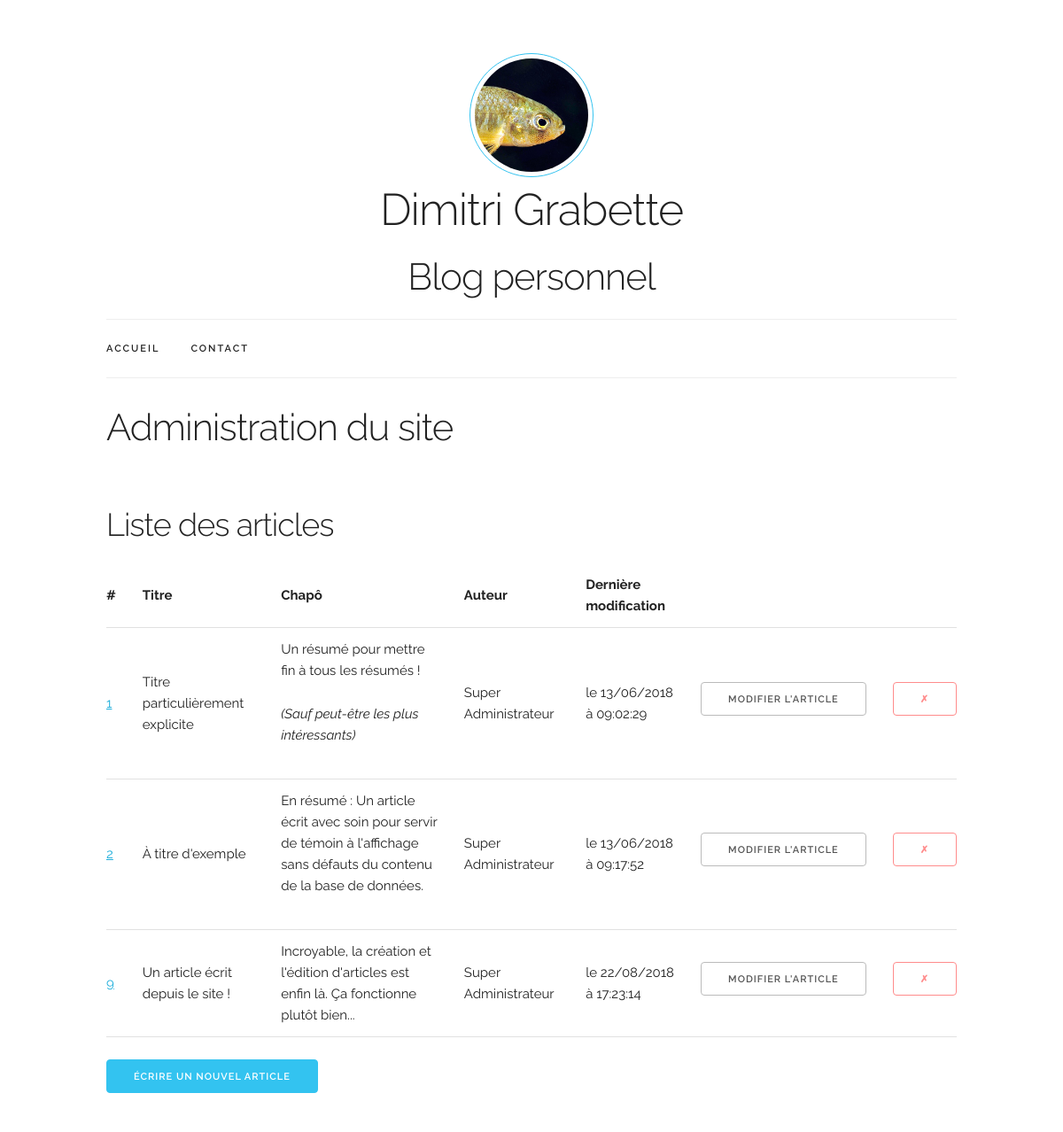
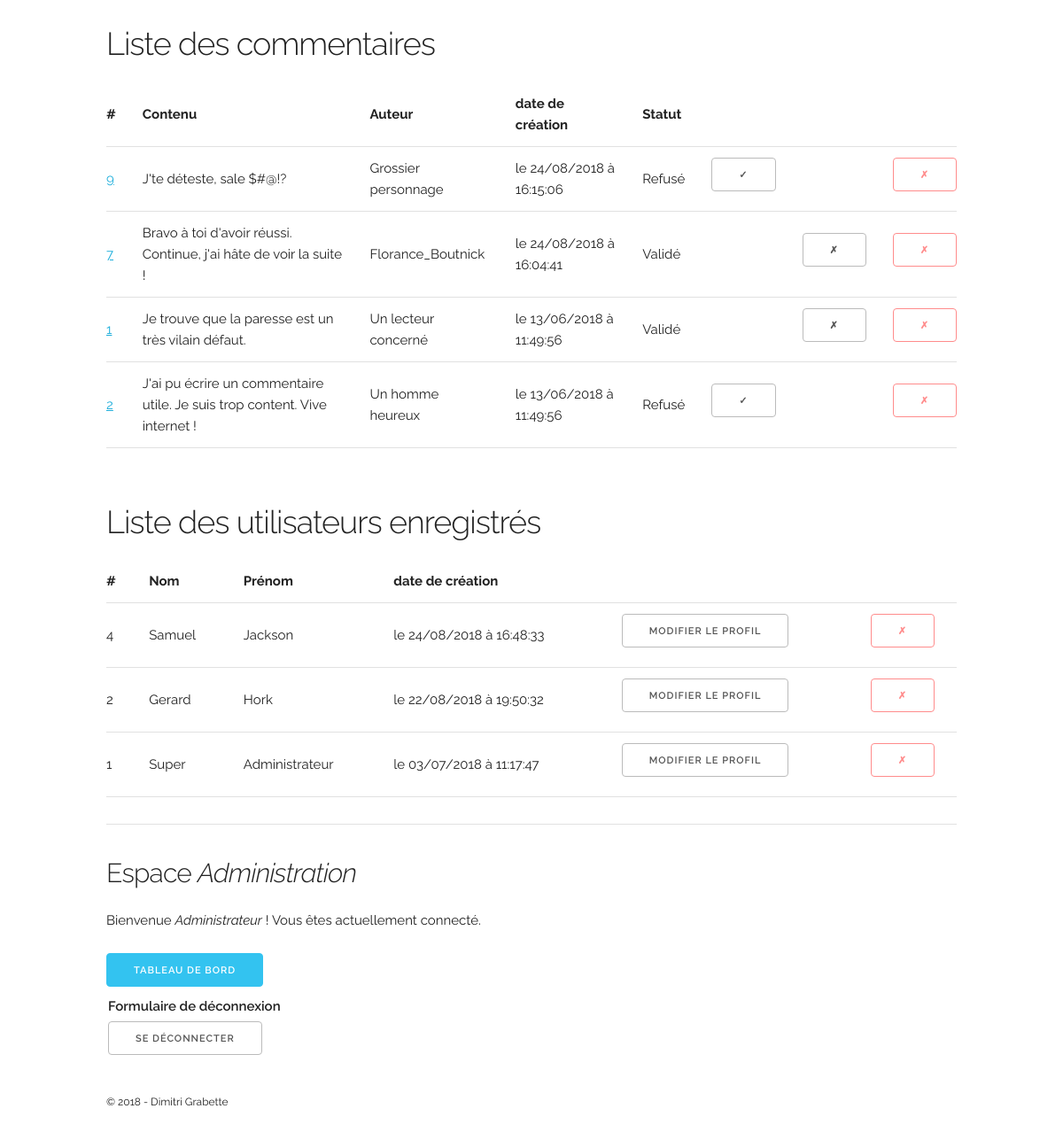
Screenshot of /monBlog/index.php?page=admin-panel (signed in) with the database file from the repository (2 pictures, top to bottom).
### tables this page shows
CREATE TABLE IF NOT EXISTS `article` (
  `ID` int(11) NOT NULL AUTO_INCREMENT,
  `title` varchar(100) NOT NULL,
  `excerpt` text,
  `content` text,
  `last_edit_timestamp` datetime NOT NULL,
  `moderator_id` int(10) UNSIGNED NOT NULL,
  PRIMARY KEY (`ID`),
  KEY `moderator_article_fk` (`moderator_id`)
);

CREATE TABLE IF NOT EXISTS `comment` (
  `ID` int(11) NOT NULL AUTO_INCREMENT,
  `author` varchar(50) NOT NULL,
  `content` varchar(500) NOT NULL,
  `status` varchar(50) NOT NULL,
  `creation_timestamp` datetime NOT NULL,
  `article_id` int(11) NOT NULL,
  PRIMARY KEY (`ID`),
  KEY `article_comment_fk` (`article_id`)
);

CREATE TABLE IF NOT EXISTS `moderator` (
  `ID` int(11) NOT NULL AUTO_INCREMENT,
  `login` varchar(30) NOT NULL,
  `first_name` varchar(50) NOT NULL,
  `last_name` varchar(50) NOT NULL,
  `password` varchar(255) NOT NULL,
  `signup_timestamp` datetime NOT NULL,
  PRIMARY KEY (`ID`)
);

### monBlog/controllers/AdminPanel.php (called while the page is built, shortened)
<?php
class AdminPanel {
  Private function displayArticles() {
    $articleManager = new \models\Article();
    $articles = $articleManager->getAllWithAuthor();
    return $articles;
  }
  Private function displayComments() {
    $commentManager = new \models\Comment();
    $comments = $commentManager->getAll();
    return $comments;
  }
  Private function displayModerators() {
    $moderatorManager = new \models\Moderator();
    $moderators = $moderatorManager->getAll();
    return $moderators;
  }
  public function displayAllContent() {
    $articles = $this->displayArticles();
    $comments = $this->displayComments();
    $moderators = $this->displayModerators();
    require(VIEW_PATH."adminPanelView.php");
  }
}

### monBlog/Autoloader.php (called while the page is built, shortened)
<?php
class Autoloader {
  protected static $paths = array(
    "root" => __DIR__."/",
    "model" => __DIR__."/models/",
    "controller" => __DIR__."/controllers/",
    "view" => __DIR__."/views/"
  );
  public static function loadAll( $className ) {
    $className = str_replace('\\', DIRECTORY_SEPARATOR, $className);
    $fileName = $className.".php";
    foreach( self::$paths as $path ) {
      if ( is_file( $path.$fileName ) ) {
        return;
      }
    }
  }
}

### monBlog/models/Article.php (called while the page is built, shortened)
<?php
class Article extends Model
{
  public function getAllWithAuthor()
  {
    $database = $this->connectToDatabase();
    $sqlString =
      "SELECT
        article.ID,
        title,
        excerpt,
        content,
        DATE_FORMAT(last_edit_timestamp, 'le %d/%m/%Y à %H:%i:%s') AS timestamp_fr,
        CONCAT(first_name, ' ', last_name) AS author
      FROM article
      INNER JOIN moderator ON moderator.ID = article.moderator_id";
      $request = $database->query( $sqlString );
      $articles = $request->fetchAll( \PDO::FETCH_ASSOC );
      return $articles;
  }
}

### monBlog/models/Comment.php (called while the page is built, shortened)
<?php
class Comment extends Model
{
  public function getAll()
  {
    $database = $this->connectToDatabase();
    $sqlString =
      "SELECT
        ID,
        author,
        content,
        status,
        DATE_FORMAT(creation_timestamp, 'le %d/%m/%Y à %H:%i:%s') AS timestamp_fr
      FROM comment
      ORDER BY creation_timestamp DESC";
    $request = $database->query( $sqlString );
    $comments = $request->fetchAll();
    return $comments;
  }
}

### monBlog/models/Moderator.php (called while the page is built, shortened)
<?php
class Moderator extends Model
{
  public function getAll()
  {
    $database = $this->connectToDatabase();
    $sqlString =
      "SELECT
        ID,
        login,
        first_name,
        last_name,
        password,
        DATE_FORMAT(signup_timestamp, 'le %d/%m/%Y à %H:%i:%s') AS timestamp_fr
      FROM moderator
      ORDER BY signup_timestamp DESC";
    $moderators = $database->query( $sqlString );
    return $moderators;
  }
}

### monBlog/views/adminPanelView.php (the view, shortened to what this page needs)
<h2>Administration du site</h2>
<section class="large-margin-top">
    <h3 class="twelve columns">Liste des articles</h3>
    <table class="u-full-width twelve columns">
      <thead>
        <tr>
          <th>#</th>
          <th>Titre</th>
          <th>Chapô</th>
          <th>Auteur</th>
          <th>Dernière modification</th>
          <th colspan="2"></th>
        </tr>
      </thead>
      <tbody>
        <?php foreach( $articles AS $article ): ?>
        <tr>
          <td><a href="index.php?page=article&id=<?php echo $article['ID'] ?>"><?php echo $article["ID"] ?></a></td>
          <td><?php echo $article["title"] ?></td>
          <td><?php echo $article["excerpt"] ?></td>
          <td><?php echo $article["author"] ?></td>
          <td><?php echo $article["timestamp_fr"] ?></td>
          <td><a class="button" href="index.php?page=admin-panel&action=edit-article&id=<?php echo $article['ID'] ?>">Modifier l'article</a></td>
          <td><a class="button red-button" href="index.php?page=admin-panel&action=delete-article&id=<?php echo $article['ID']?>" title="Supprimer l'article">&cross;</a></td>
        </tr>
      <?php endforeach; ?>
      </tbody>
    </table class="u-full-width">
    <a class="button button-primary" href="index.php?page=admin-panel&action=publish-article">Écrire un nouvel article</a>
</section >
<section class="large-margin-top">
  <h3>Liste des commentaires</h3>
  <table class="u-full-width">
    <thead>
      <tr>
        <th>#</th>
        <th>Contenu</th>
        <th>Auteur</th>
        <th>date de création</th>
        <th colspan="4">Statut</th>
      </tr>
    </thead>
    <tbody>
      <?php foreach( $comments AS $comment ): ?>
      <tr>
        <td><a href="index.php?page=article&id=<?php echo $article['ID'] ?>"><?php echo $comment["ID"] ?></a></td>
        <td><?php echo $comment["content"] ?></td>
        <td><?php echo $comment["author"] ?></td>
        <td><?php echo $comment["timestamp_fr"] ?></td>
        <td><?php echo $comment["status"] ?></td>
        <td>
          <?php if($comment['status'] != "Validé"): ?>
            <a class="button" href="index.php?page=admin-panel&action=accept-comment&id=<?php echo $comment['ID'] ?>" title="Accepter la publication du commentaire">&check;</a>
          <?php endif; ?>
        </td>
        <td>
          <?php if($comment['status'] != "Refusé"): ?>
            <a class="button" href="index.php?page=admin-panel&action=refuse-comment&id=<?php echo $comment['ID'] ?>" title="Refuser la publication du commentaire">&cross;</a>
          <?php endif; ?>
        </td>
        <td><a class="button red-button" href="index.php?page=admin-panel&action=delete-comment&id=<?php echo $comment['ID'] ?>" title="Supprimer le commentaire">&cross;</a></td>
      </tr>
    <?php endforeach; ?>
    </tbody>
  </table>
</section>
<section class="large-margin-top">
  <h3>Liste des utilisateurs enregistrés</h3>
  <table class="u-full-width">
    <thead>
      <tr>
        <th>#</th>
        <th>Nom</th>
        <th>Prénom</th>
        <th>date de création</th>
        <th colspan="2"></th>
      </tr>
    </thead>
    <tbody>
      <?php foreach( $moderators AS $moderator ): ?>
      <tr>
        <td><?php echo $moderator["ID"] ?></td>
        <td><?php echo $moderator["first_name"] ?></td>
        <td><?php echo $moderator["last_name"] ?></td>
        <td><?php echo $moderator["timestamp_fr"] ?></td>
        <td>
          <?php if($_SESSION['ID'] == $moderator['ID'] OR $_SESSION['ID'] == 1): ?>
            <a class="button" href="index.php?page=admin-panel&action=edit-moderator&id=<?php echo $moderator['ID'] ?>">Modifier le profil</a>
          <?php endif ?>
        </td>
        <td>
          <?php if($_SESSION['ID'] == 1): ?>
            <a class="button red-button" href="index.php?page=admin-panel&action=delete-moderator&id=<?php echo $moderator['ID'] ?>" title="Supprimer l'utilisateur">&cross;</a>
          <?php endif ?>
        </td>
      </tr>
    <?php endforeach; ?>
    </tbody>
  </table>
</section>
<?php $content = ob_get_clean(); ?>
<?php require( \VIEW_PATH."baseTemplateView.php" ); ?>

### monBlog/index.php (shortened to what this page needs)
<?php
require('Autoloader.php');
if( isset( $_GET['page'] ) )
{
  $page = $_GET['page'];
  switch($page)
  {
    case "admin-panel" :
      if( isset( $_SESSION['ID'] ) ) {
        $adminPanelPage = new controllers\AdminPanel;
        if( isset( $_GET['action'] ) ) {
          switch( $_GET['action'] ) {
            case 'publish-article':
              $adminPanelPage->displayPublicationPage();
              break;
            case 'edit-article':
              $adminPanelPage->displayEditionPage();
              break;
            case 'send-edited-article':
              $adminPanelPage->editArticle();
              break;
            case 'send-published-article':
              $adminPanelPage->addNewArticle();
              break;
            case 'delete-article':
              $adminPanelPage->deleteArticle();
              break;
            case 'add-moderator':
              $adminPanelPage->displayNewModeratorPage();
              break;
            case 'edit-moderator':
              $adminPanelPage->displayEditModeratorPage();
              break;
            case 'send-moderator':
              $adminPanelPage->addNewModerator();
              break;
            case 'send-edited-moderator':
              $adminPanelPage->editModerator();
              break;
            case 'delete-moderator':
              $adminPanelPage->deleteModerator();
              break;
            case 'accept-comment':
              $adminPanelPage->changeCommentStatus("Validé");
              break;
            case 'refuse-comment':
              $adminPanelPage->changeCommentStatus("Refusé");
              break;
            case 'delete-comment':
              $adminPanelPage->deleteComment();
              break;
            default:
              $adminPanelPage->displayAllContent();
          }
        }
        else {
          $adminPanelPage->displayAllContent();
        }
      }
      else {
        $homepage = new controllers\Home;
        $homepage->displayWarningPage( "Vous n'êtes pas autorisé à accéder à l'espace Administration sans vous être préalablement connecté !" );
      }
      break;
  }
}
else{
  $_GET['page'] = "home";
  $homePage = new controllers\Home;
  $homePage->listAllArticles();
}

### monBlog/views/baseTemplateView.php (shortened to what this page needs)
<!DOCTYPE html>
<html id="squeleton-style" lang="fr">
<head>
  <link rel="stylesheet" href="css/normalize.css">
  <link rel="stylesheet" href="css/skeleton.css">
</head>
<body>
  <div class="container">
    <?php require( \VIEW_PATH."partials/headerPartial.php" ) ?>
    <main>
      <?php echo $content ?>
    </main>
    <?php require( \VIEW_PATH."partials/footerPartial.php" ) ?>
  </div>
</body>
</html>

### monBlog/views/partials/headerPartial.php
<header>
  <img class="header-portrait" src="images/fishface.png" width="128" height="128" alt="The face of a fish !">
  <h1>Dimitri Grabette</h1>
  <h2>Blog personnel</h2>
  <nav class="navbar" id="main-nav">
    <ul class="navbar-list">
      <li class="navbar-item"><a class="navbar-link" href="index.php?page=home">Accueil</a></li>
      <li class="navbar-item"><a class="navbar-link" href="index.php?page=contact">Contact</a></li>
    </ul>
  </nav>
</header>

### monBlog/views/partials/footerPartial.php (shortened to what this page needs)
<footer>
  <hr>
    <h4>Espace <em>Administration</em></h4>
    <?php if ( isset( $_SESSION[ 'ID' ] ) AND isset( $_SESSION[ 'login' ] ) ): ?>
      <p>Bienvenue <em><?php echo $_SESSION['user_name'] ?></em> ! Vous êtes actuellement connecté.</p>
      <a class="button button-primary" href="index.php?page=admin-panel" title="accéder à la page d'administration">Tableau de bord</a>
      <form action="http://monblog.local/index.php?<?php echo $_SERVER['QUERY_STRING'] ?>&logoutattempt=true" method="post">
        <fieldset>
          <legend>Formulaire de déconnexion</legend>
          <div class="input-group">
            <input type="submit" name="logout-submit" value="Se déconnecter">
          </div>
        </fieldset>
      </form>
    <?php endif; ?>
  <p><small>&copy; 2018 - Dimitri Grabette</small></p>
</footer>

### monBlog/css/skeleton.css (style rules this page uses)
.container { position: relative; width: 100%; max-width: 960px; margin: 0 auto; padding: 0 20px; box-sizing: border-box; }
.column, .columns { width: 100%; float: left; box-sizing: border-box; }
@media (min-width: 400px) { .container { width: 85%; padding: 0; } }
@media (min-width: 550px) { .container { width: 80%; } }
@media (min-width: 550px) { .column, .columns { margin-left: 4%; } }
@media (min-width: 550px) { .column:first-child, .columns:first-child { margin-left: 0; } }
@media (min-width: 550px) { .twelve.columns { width: 100%; margin-left: 0; } }
html { font-size: 62.5%; }
body { font-size: 1.5em; line-height: 1.6; font-weight: 400; font-family: "Raleway", "HelveticaNeue", "Helvetica Neue", Helvetica, Arial, sans-serif; color: #222; }
.large-margin-top { margin-top: 6rem; }
h1, h2, h3, h4, h5, h6 { margin-top: 0; margin-bottom: 2rem; font-weight: 300; }
h1 { font-size: 4.0rem; line-height: 1.2; letter-spacing: -.1rem; }
h2 { font-size: 3.6rem; line-height: 1.25; letter-spacing: -.1rem; }
h3 { font-size: 3.0rem; line-height: 1.3; letter-spacing: -.1rem; }
h4 { font-size: 2.4rem; line-height: 1.35; letter-spacing: -.08rem; }
@media (min-width: 550px) { h1 { font-size: 5.0rem; } }
@media (min-width: 550px) { h2 { font-size: 4.2rem; } }
@media (min-width: 550px) { h3 { font-size: 3.6rem; } }
@media (min-width: 550px) { h4 { font-size: 3.0rem; } }
p { margin-top: 0; }
a { color: #1EAEDB; }
.button, button, input[type="submit"], input[type="reset"], input[type="button"] { display: inline-block; height: 38px; padding: 0 30px; color: #555; text-align: center; font-size: 11px; font-weight: 600; line-height: 38px; letter-spacing: .1rem; text-transform: uppercase; text-decoration: none; white-space: nowrap; background-color: transparent; border-radius: 4px; border: 1px solid #bbb; cursor: pointer; box-sizing: border-box; }
.button.button-primary, button.button-primary, input[type="submit"].button-primary, input[type="reset"].button-primary, input[type="button"].button-primary { color: #FFF; background-color: #33C3F0; border-color: #33C3F0; }
.button.red-button, button.red-button, input[type="submit"].red-button, input[type="reset"].red-button, input[type="button"].red-button { color: #ff8c8c; border-color: #ff8c8c; }
label, legend { display: block; margin-bottom: .5rem; font-weight: 600; }
fieldset { padding: 0; border-width: 0; }
ul { list-style: circle inside; }
ol, ul { padding-left: 0; margin-top: 0; }
li { margin-bottom: 1rem; }
th, td { padding: 12px 15px; text-align: left; border-bottom: 1px solid #E1E1E1; }
th:first-child, td:first-child { padding-left: 0; }
th:last-child, td:last-child { padding-right: 0; }
button, .button { margin-bottom: 1rem; }
input, textarea, select, fieldset { margin-bottom: 1.5rem; }
pre, blockquote, dl, figure, table, p, ul, ol, form { margin-bottom: 2.5rem; }
.u-full-width { width: 100%; box-sizing: border-box; }
hr { margin-top: 3rem; margin-bottom: 3.5rem; border-width: 0; border-top: 1px solid #E1E1E1; }
.container:after, .row:after, .u-cf { content: ""; display: table; clear: both; }
header { margin-top: 3rem; margin-bottom: 3rem; text-align: center; }
.navbar { display: none; }
.header-portrait { padding: 5px; border-radius: 100%; border: solid 1px #33C3F0; }
@media (min-width: 550px) { header { margin-top: 9rem; margin-top: 6rem; } }
@media (min-width: 750px) { .navbar, .navbar-spacer { display: block; width: 100%; height: 6.5rem; background: #fff; z-index: 99; border-top: 1px solid #eee; border-bottom: 1px solid #eee; } }
@media (min-width: 750px) { .navbar-list { list-style: none; margin-bottom: 0; } }
@media (min-width: 750px) { .navbar-item { position: relative; float: left; margin-bottom: 0; } }
@media (min-width: 750px) { .navbar-link { text-transform: uppercase; font-size: 11px; font-weight: 600; letter-spacing: .2rem; margin-right: 35px; text-decoration: none; line-height: 6.5rem; color: #222; } }

### rows the page displays
article: ID "1", title "Titre particulièrement explicite", excerpt "Un résumé pour mettre fin à tous les résumés ! (Sauf peut-être les plus intéressants)", author "Super Administrateur", timestamp_fr "le 13/06/2018 à 09:02:29"
article: ID "2", title "À titre d'exemple", excerpt "En résumé : Un article écrit avec soin pour servir de témoin à l'affichage sans défauts du contenu de la base de données.", author "Super Administrateur", timestamp_fr "le 13/06/2018 à 09:17:52"
article: ID "9", title "Un article écrit depuis le site !", excerpt "Incroyable, la création et l'édition d'articles est enfin là. Ça fonctionne plutôt bien...", author "Super Administrateur", timestamp_fr "le 22/08/2018 à 17:23:14"
comment: ID "9", content "J'te déteste, sale $#@!?", author "Grossier personnage", timestamp_fr "le 24/08/2018 à 16:15:06", status "Refusé"
comment: ID "7", content "Bravo à toi d'avoir réussi. Continue, j'ai hâte de voir la suite !", author "Florance_Boutnick", timestamp_fr "le 24/08/2018 à 16:04:41", status "Validé"
comment: ID "1", content "Je trouve que la paresse est un très vilain défaut.", author "Un lecteur concerné", timestamp_fr "le 13/06/2018 à 11:49:56", status "Validé"
comment: ID "2", content "J'ai pu écrire un commentaire utile. Je suis trop content. Vive internet !", author "Un homme heureux", timestamp_fr "le 13/06/2018 à 11:49:56", status "Refusé"
moderator: ID "4", first_name "Samuel", last_name "Jackson", timestamp_fr "le 24/08/2018 à 16:48:33"
moderator: ID "2", first_name "Gerard", last_name "Hork", timestamp_fr "le 22/08/2018 à 19:50:32"
moderator: ID "1", first_name "Super", last_name "Administrateur", timestamp_fr "le 03/07/2018 à 11:17:47"

### other values shown
$_SESSION['user_name'] "Administrateur"
